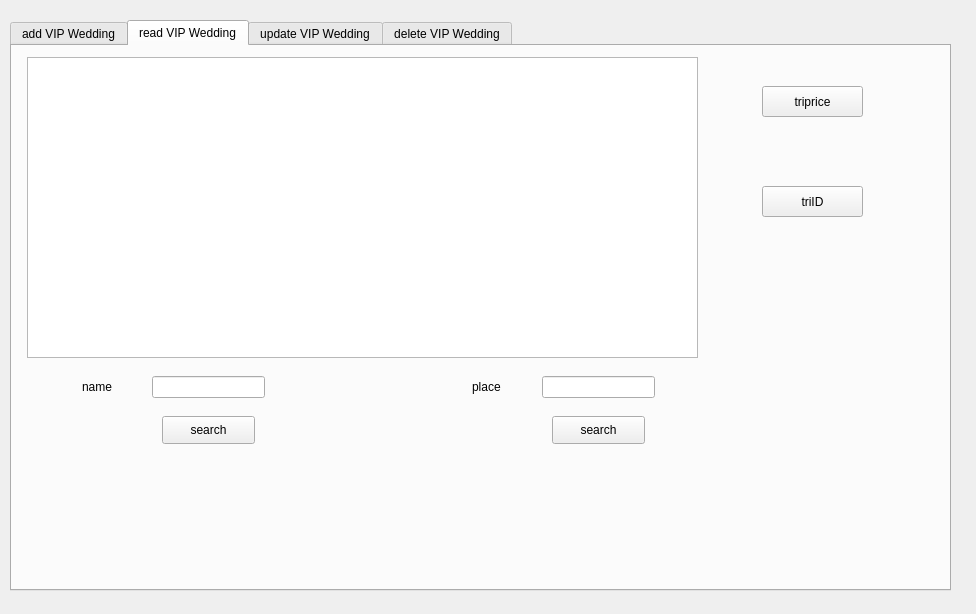
<?xml version="1.0" encoding="UTF-8"?>
<ui version="4.0">
 <class>VIP_Wedding</class>
 <widget class="QWidget" name="VIP_Wedding">
  <property name="geometry">
   <rect>
    <x>0</x>
    <y>0</y>
    <width>976</width>
    <height>614</height>
   </rect>
  </property>
  <property name="windowTitle">
   <string>Form</string>
  </property>
  <widget class="QTabWidget" name="manag_VIP_Wedding">
   <property name="geometry">
    <rect>
     <x>10</x>
     <y>20</y>
     <width>941</width>
     <height>571</height>
    </rect>
   </property>
   <property name="currentIndex">
    <number>1</number>
   </property>
   <widget class="QWidget" name="add_VIP_Wedding">
    <attribute name="title">
     <string>add VIP Wedding</string>
    </attribute>
    <widget class="QLabel" name="ID_1">
     <property name="geometry">
      <rect>
       <x>40</x>
       <y>50</y>
       <width>56</width>
       <height>16</height>
      </rect>
     </property>
     <property name="text">
      <string>ID:</string>
     </property>
    </widget>
    <widget class="QLabel" name="name_1">
     <property name="geometry">
      <rect>
       <x>30</x>
       <y>110</y>
       <width>56</width>
       <height>16</height>
      </rect>
     </property>
     <property name="text">
      <string>name:</string>
     </property>
    </widget>
    <widget class="QLabel" name="place_1">
     <property name="geometry">
      <rect>
       <x>30</x>
       <y>170</y>
       <width>56</width>
       <height>16</height>
      </rect>
     </property>
     <property name="text">
      <string>place:</string>
     </property>
    </widget>
    <widget class="QLabel" name="plan_1">
     <property name="geometry">
      <rect>
       <x>30</x>
       <y>240</y>
       <width>61</width>
       <height>16</height>
      </rect>
     </property>
     <property name="text">
      <string>plan:</string>
     </property>
    </widget>
    <widget class="QLabel" name="price_1">
     <property name="geometry">
      <rect>
       <x>30</x>
       <y>320</y>
       <width>56</width>
       <height>16</height>
      </rect>
     </property>
     <property name="text">
      <string>price:</string>
     </property>
    </widget>
    <widget class="QLineEdit" name="lineEdit_ID_1">
     <property name="geometry">
      <rect>
       <x>100</x>
       <y>50</y>
       <width>151</width>
       <height>22</height>
      </rect>
     </property>
    </widget>
    <widget class="QLineEdit" name="lineEdit_name_1">
     <property name="geometry">
      <rect>
       <x>102</x>
       <y>110</y>
       <width>151</width>
       <height>22</height>
      </rect>
     </property>
    </widget>
    <widget class="QLineEdit" name="lineEdit_place_1">
     <property name="geometry">
      <rect>
       <x>100</x>
       <y>171</y>
       <width>151</width>
       <height>21</height>
      </rect>
     </property>
    </widget>
    <widget class="QLineEdit" name="lineEdit_plan_1">
     <property name="geometry">
      <rect>
       <x>100</x>
       <y>240</y>
       <width>151</width>
       <height>21</height>
      </rect>
     </property>
    </widget>
    <widget class="QLineEdit" name="lineEdit_price_1">
     <property name="geometry">
      <rect>
       <x>100</x>
       <y>320</y>
       <width>151</width>
       <height>21</height>
      </rect>
     </property>
    </widget>
    <widget class="QPushButton" name="cancel_1">
     <property name="geometry">
      <rect>
       <x>520</x>
       <y>210</y>
       <width>93</width>
       <height>28</height>
      </rect>
     </property>
     <property name="text">
      <string>cancel</string>
     </property>
    </widget>
    <widget class="QPushButton" name="add_1">
     <property name="geometry">
      <rect>
       <x>520</x>
       <y>100</y>
       <width>93</width>
       <height>28</height>
      </rect>
     </property>
     <property name="text">
      <string>add</string>
     </property>
    </widget>
   </widget>
   <widget class="QWidget" name="read_VIP_Wedding">
    <attribute name="title">
     <string>read VIP Wedding</string>
    </attribute>
    <widget class="QTableView" name="table_VIP_Wedding_2">
     <property name="geometry">
      <rect>
       <x>15</x>
       <y>11</y>
       <width>671</width>
       <height>301</height>
      </rect>
     </property>
    </widget>
    <widget class="QPushButton" name="triprice">
     <property name="geometry">
      <rect>
       <x>750</x>
       <y>40</y>
       <width>101</width>
       <height>31</height>
      </rect>
     </property>
     <property name="text">
      <string>triprice</string>
     </property>
    </widget>
    <widget class="QPushButton" name="triID">
     <property name="geometry">
      <rect>
       <x>750</x>
       <y>140</y>
       <width>101</width>
       <height>31</height>
      </rect>
     </property>
     <property name="text">
      <string>triID</string>
     </property>
    </widget>
    <widget class="QLabel" name="label">
     <property name="geometry">
      <rect>
       <x>70</x>
       <y>330</y>
       <width>71</width>
       <height>21</height>
      </rect>
     </property>
     <property name="text">
      <string>name</string>
     </property>
    </widget>
    <widget class="QLabel" name="label_2">
     <property name="geometry">
      <rect>
       <x>460</x>
       <y>330</y>
       <width>71</width>
       <height>21</height>
      </rect>
     </property>
     <property name="text">
      <string>place</string>
     </property>
    </widget>
    <widget class="QLineEdit" name="lineEdit_name">
     <property name="geometry">
      <rect>
       <x>140</x>
       <y>330</y>
       <width>113</width>
       <height>22</height>
      </rect>
     </property>
    </widget>
    <widget class="QLineEdit" name="lineEdit_place">
     <property name="geometry">
      <rect>
       <x>530</x>
       <y>330</y>
       <width>113</width>
       <height>22</height>
      </rect>
     </property>
    </widget>
    <widget class="QPushButton" name="pushButton_name">
     <property name="geometry">
      <rect>
       <x>150</x>
       <y>370</y>
       <width>93</width>
       <height>28</height>
      </rect>
     </property>
     <property name="text">
      <string>search</string>
     </property>
    </widget>
    <widget class="QPushButton" name="pushButton_place">
     <property name="geometry">
      <rect>
       <x>540</x>
       <y>370</y>
       <width>93</width>
       <height>28</height>
      </rect>
     </property>
     <property name="text">
      <string>search</string>
     </property>
    </widget>
   </widget>
   <widget class="QWidget" name="update_VIP_Wedding">
    <attribute name="title">
     <string>update VIP Wedding</string>
    </attribute>
    <widget class="QLabel" name="insert_ID_3">
     <property name="geometry">
      <rect>
       <x>40</x>
       <y>60</y>
       <width>141</width>
       <height>16</height>
      </rect>
     </property>
     <property name="text">
      <string>please insert the ID:</string>
     </property>
    </widget>
    <widget class="QLineEdit" name="lineEdit_ID_3">
     <property name="geometry">
      <rect>
       <x>60</x>
       <y>100</y>
       <width>161</width>
       <height>22</height>
      </rect>
     </property>
     <property name="styleSheet">
      <string notr="true">nameEdit-&gt;setStyleSheet(&quot;background-color: yellow&quot;);</string>
     </property>
    </widget>
    <widget class="QLineEdit" name="lineEdit_name_3">
     <property name="geometry">
      <rect>
       <x>380</x>
       <y>150</y>
       <width>113</width>
       <height>22</height>
      </rect>
     </property>
    </widget>
    <widget class="QLineEdit" name="lineEdit_place_3">
     <property name="geometry">
      <rect>
       <x>380</x>
       <y>220</y>
       <width>113</width>
       <height>22</height>
      </rect>
     </property>
    </widget>
    <widget class="QLineEdit" name="lineEdit_price_3">
     <property name="geometry">
      <rect>
       <x>380</x>
       <y>360</y>
       <width>113</width>
       <height>22</height>
      </rect>
     </property>
    </widget>
    <widget class="QLineEdit" name="lineEdit_plan_3">
     <property name="geometry">
      <rect>
       <x>380</x>
       <y>290</y>
       <width>113</width>
       <height>22</height>
      </rect>
     </property>
    </widget>
    <widget class="QLabel" name="name_3">
     <property name="geometry">
      <rect>
       <x>250</x>
       <y>150</y>
       <width>56</width>
       <height>16</height>
      </rect>
     </property>
     <property name="text">
      <string>name:</string>
     </property>
    </widget>
    <widget class="QLabel" name="place_3">
     <property name="geometry">
      <rect>
       <x>250</x>
       <y>220</y>
       <width>56</width>
       <height>16</height>
      </rect>
     </property>
     <property name="text">
      <string>place:</string>
     </property>
    </widget>
    <widget class="QLabel" name="plan_3">
     <property name="geometry">
      <rect>
       <x>250</x>
       <y>290</y>
       <width>71</width>
       <height>16</height>
      </rect>
     </property>
     <property name="text">
      <string>plan:</string>
     </property>
    </widget>
    <widget class="QPushButton" name="update_3">
     <property name="geometry">
      <rect>
       <x>650</x>
       <y>310</y>
       <width>101</width>
       <height>41</height>
      </rect>
     </property>
     <property name="text">
      <string>update</string>
     </property>
    </widget>
    <widget class="QLabel" name="price_3">
     <property name="geometry">
      <rect>
       <x>250</x>
       <y>360</y>
       <width>56</width>
       <height>16</height>
      </rect>
     </property>
     <property name="text">
      <string>price:</string>
     </property>
    </widget>
   </widget>
   <widget class="QWidget" name="delete_VIP_Wedding">
    <attribute name="title">
     <string>delete VIP Wedding</string>
    </attribute>
    <widget class="QLabel" name="ID_4">
     <property name="geometry">
      <rect>
       <x>120</x>
       <y>170</y>
       <width>56</width>
       <height>16</height>
      </rect>
     </property>
     <property name="text">
      <string>ID:</string>
     </property>
    </widget>
    <widget class="QLineEdit" name="LineEdit_ID_4">
     <property name="geometry">
      <rect>
       <x>240</x>
       <y>170</y>
       <width>121</width>
       <height>22</height>
      </rect>
     </property>
    </widget>
    <widget class="QPushButton" name="delete_4">
     <property name="geometry">
      <rect>
       <x>550</x>
       <y>270</y>
       <width>161</width>
       <height>31</height>
      </rect>
     </property>
     <property name="text">
      <string>delete</string>
     </property>
    </widget>
    <widget class="QLabel" name="insert_4">
     <property name="geometry">
      <rect>
       <x>40</x>
       <y>70</y>
       <width>441</width>
       <height>16</height>
      </rect>
     </property>
     <property name="text">
      <string>Please put the ID of the VIP wedding you want to delete in the box below:</string>
     </property>
    </widget>
   </widget>
  </widget>
 </widget>
 <resources/>
 <connections/>
</ui>
